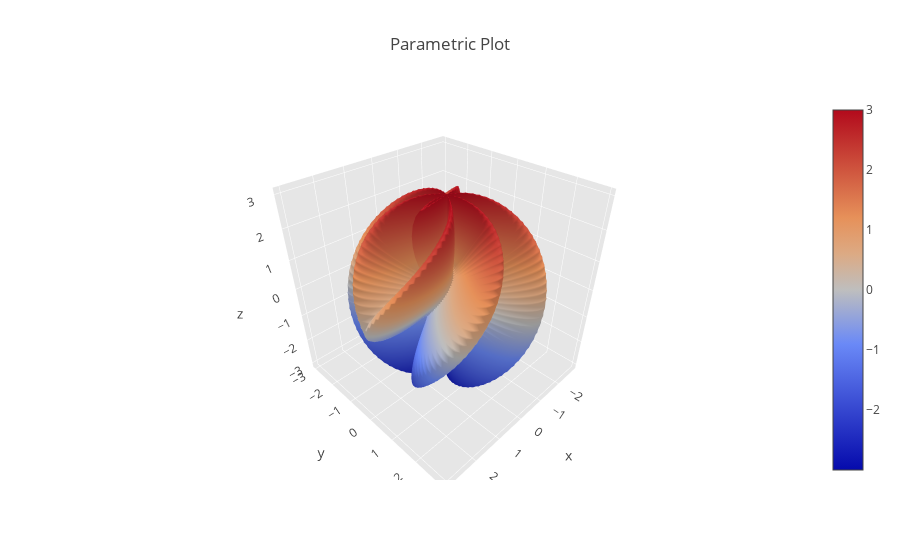

Source (notebook cell):
### Code cell
s = np.linspace(0, 2 * np.pi, 100)
t = np.linspace(0, np.pi, 100)
tGrid, sGrid = np.meshgrid(s, t)

r = 2 + np.sin(7 * sGrid + 5 * tGrid)  # r = 2 + sin(7s+5t)
x = r * np.cos(sGrid) * np.sin(tGrid)  # x = r*cos(s)*sin(t)
y = r * np.sin(sGrid) * np.sin(tGrid)  # y = r*sin(s)*sin(t)
z = r * np.cos(tGrid)                  # z = r*cos(t)

surface = go.Surface(x=x, y=y, z=z)
data = [surface]

layout = go.Layout(
    title='Parametric Plot',
    scene=dict(
        xaxis=dict(
            gridcolor='rgb(255, 255, 255)',
            zerolinecolor='rgb(255, 255, 255)',
            showbackground=True,
            backgroundcolor='rgb(230, 230,230)'
        ),
        yaxis=dict(
            gridcolor='rgb(255, 255, 255)',
            zerolinecolor='rgb(255, 255, 255)',
            showbackground=True,
            backgroundcolor='rgb(230, 230,230)'
        ),
        zaxis=dict(
            gridcolor='rgb(255, 255, 255)',
            zerolinecolor='rgb(255, 255, 255)',
            showbackground=True,
            backgroundcolor='rgb(230, 230,230)'
        )
    )
)

fig = go.Figure(data=data, layout=layout)
iplot(fig, filename='jupyter-parametric_plot')

### Figure 1 — Plotly figure (JSON) as saved in the notebook; plotly's stock layout.template omitted (floating-point values rounded to 4 significant figures; data arrays with more than 128 entries replaced by an {"elided": "..."} marker saying what was removed)
{"data": [{"type": "surface", "uid": "14bc5d66-ff07-11e8-8cdb-c49ded18145b", "x": {"elided": "100x100 float values"}, "y": {"elided": "100x100 float values"}, "z": {"elided": "100x100 float values"}}], "layout": {"scene": {"xaxis": {"backgroundcolor": "rgb(230, 230,230)", "gridcolor": "rgb(255, 255, 255)", "showbackground": true, "zerolinecolor": "rgb(255, 255, 255)"}, "yaxis": {"backgroundcolor": "rgb(230, 230,230)", "gridcolor": "rgb(255, 255, 255)", "showbackground": true, "zerolinecolor": "rgb(255, 255, 255)"}, "zaxis": {"backgroundcolor": "rgb(230, 230,230)", "gridcolor": "rgb(255, 255, 255)", "showbackground": true, "zerolinecolor": "rgb(255, 255, 255)"}}, "title": "Parametric Plot"}}
